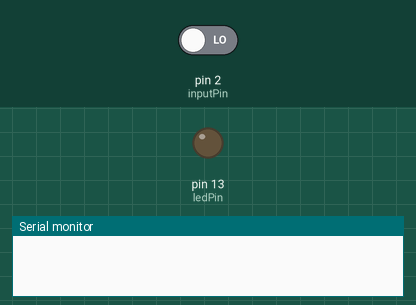
Simulated run of this sketch. Board: Arduino Uno, built with avr-gcc and run on an emulated ATmega328P. Shown: output pins drawn as LEDs (lit = HIGH), the last lines printed to the serial monitor. Inputs (shaded band) come from the test bench; at power-on: pin 2 (inputPin) LOW.

Above: at 1.2 s.
1.3 s: pin 2 (inputPin) driven HIGH
At 2.1 s:
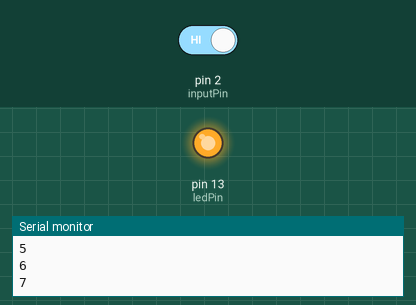
Timing chart, 0 to 4.3 s (numbered marks = the images above; inputs shaded):
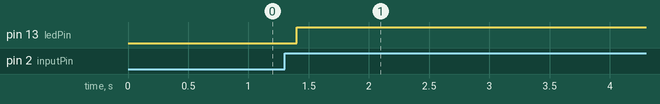

The sketch:

5.3_Reliably_Detecting_the_Closing_of_a_Switch.ino
```cpp
/*
 * - Avoid false readings due to contact bounce
 *
 *
 * Debounce Sketch
 */

int count; // Store the number of presses
const int inputPin = 2;
const int ledPin = 13;
const int debounceDelay = 100; // milliseconds to wait until stable

// Returns true if the switch in the given pin is closed and stable
boolean debounce(int pin) {
  boolean state;
  boolean previousState;

  previousState = digitalRead(pin); // Store switch state
  for(int counter = 0; counter < debounceDelay; counter++) {
    delay(1);                    // Wait for 1 millisecond
    state = digitalRead(pin);   // Read the pin
    if (state != previousState)
    {
      counter = 0;
      previousState = state;   // sace the current state
    }
  }
  // Here when the switch state has been stable longer than the debounce period. (Using pull-up resistors instead of pull-down)
  // low means pressed since pull-ups is being used
  return state;
}

void setup() {
  pinMode(inputPin, INPUT);
  pinMode(ledPin, OUTPUT);
  Serial.begin(9600);
}

void loop() {
  if (debounce(inputPin))
  {
    digitalWrite(ledPin, HIGH);
    count++;
    Serial.println(count);
  }

}
```

Measured:
- after the input at 1.3 s, pin 13 (ledPin): LOW → HIGH after 0.10 s
